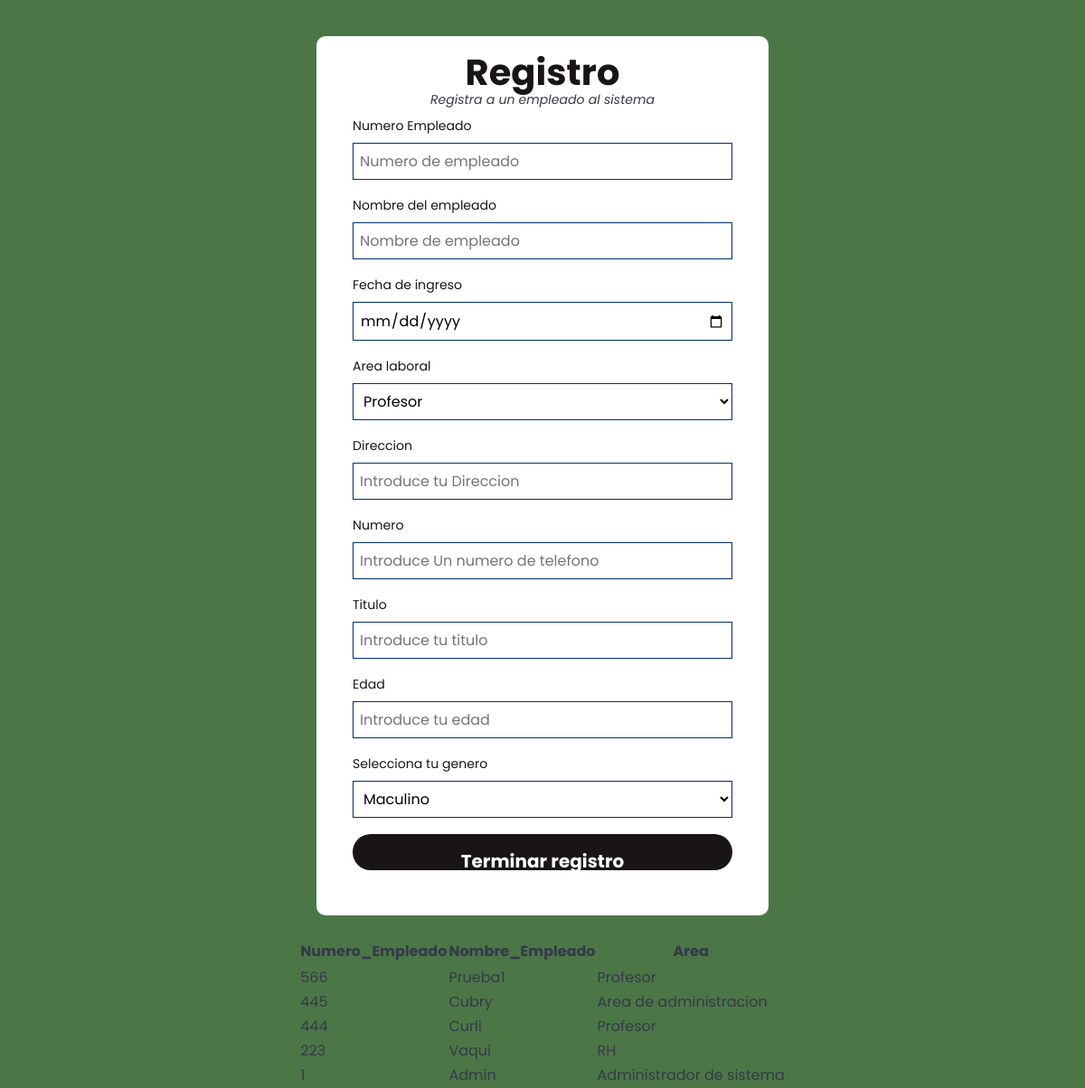
The app's page /adminPage.php, older data.
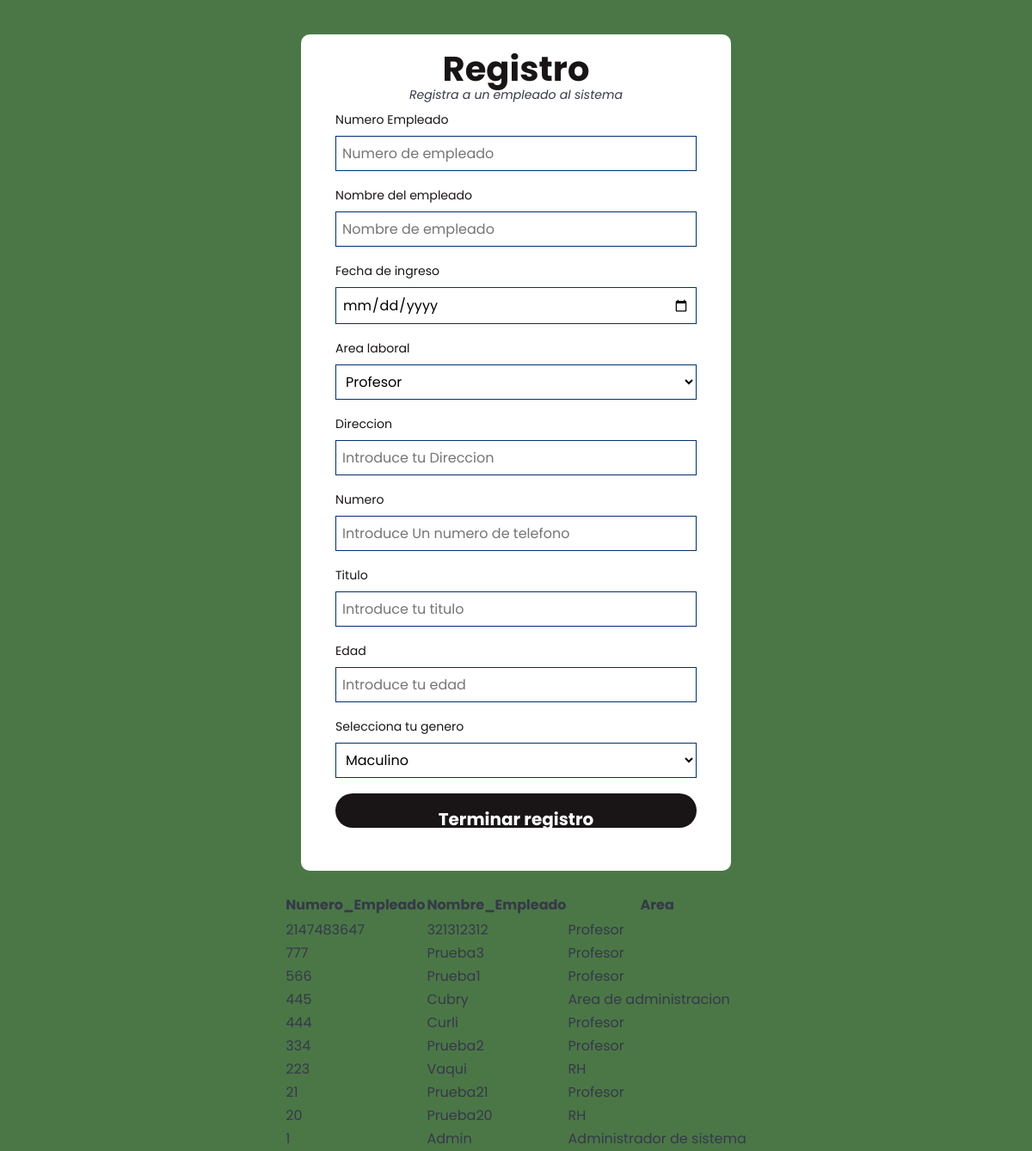
The same page, newer data.
### tables this page shows
CREATE TABLE `empleado` (
  `Numero_Empleado` int(20) NOT NULL,
  `Nombre_Empleado` varchar(30) NOT NULL,
  `Contraseña_Empleado` varchar(20) DEFAULT '',
  `Area` varchar(30) NOT NULL,
  `Edad` int(3) NOT NULL,
  `Genero` varchar(12) NOT NULL,
  `Titulo` varchar(50) NOT NULL,
  `Fecha_Ingreso` date NOT NULL DEFAULT current_timestamp(),
  `Direccion` varchar(200) NOT NULL,
  `Telefono` varchar(12) NOT NULL,
  `Discapacidad` varchar(50) NOT NULL DEFAULT 'N/A',
  `Estado` varchar(30) NOT NULL DEFAULT 'Activo',
  `Dias_Extras` int(2) NOT NULL DEFAULT 0,
  `Dias` int(2) NOT NULL DEFAULT 24
);

### adminPage.php (the view, shortened to what this page needs)
<html>
<head>
    <link rel="stylesheet" href="styleLogin.css">
    <link rel="stylesheet" href="styleencuesta.css">
</head>
<body>
    <div role="region" tabindex="0">
        <center>
        <table>
            <caption><br></caption>
            <thead>
                <tr>
                    <th>Numero_Empleado<br></th>
                    <th>Nombre_Empleado</th>
                    <th>Area<br></th>
                </tr>
            </thead>
            <tbody>
                <tr>
                <main>
        <header>
            <h1 id="title">Registro</h1>
            <p id="description">Registra a un empleado al sistema</p>
        </header>
        <form id="survey-form" method="post" action="adminPage.php">
            <div class="form-group">
                <label for="numero" id="email-label">Numero Empleado</label>
                <input type="text" name="numeroem" id="Direccion" placeholder="Numero de empleado">
            </div>
            <div class="form-group">
                <label for="name" id="email-label">Nombre del empleado</label>
                <input type="text" name="nombre" id="Direccion" placeholder="Nombre de empleado" required>
            </div>
            <div class="form-group">
                <label for="name" id="email-label">Fecha de ingreso</label>
                <input type="date" id="start" name="fecha" min="1950-12-31" max="2999-12-31" required />
            </div>
            <div class="form-group">
                <label for="occupation">Area laboral</label>
                <select name="area" id="dropdown">
                    <option value="Profesor" selected>Profesor</option>
                  </select>
            </div>
            <div class="form-group">
                <label for="name" id="email-label">Direccion</label>
                <input type="text" name="direccion" id="Direccion" placeholder="Introduce tu Direccion" required>
            </div>
            <div class="form-group">
                <label for="numero" id="email-label">Numero</label>
                <input type="text" name="numero" id="numero" placeholder="Introduce Un numero de telefono" required>
            </div>
            <div class="form-group">
                <label for="numero" id="email-label">Titulo</label>
                <input type="text" name="titulo" id="titulo" placeholder="Introduce tu titulo" required>
            </div>
            <div class="form-group">
                <label for="edad" id="number-label">Edad</label>
                <input type="number" name="edad" id="edad" min="1" max="99" placeholder="Introduce tu edad">
            </div>
            <div class="form-group">
                <label for="occupation">Selecciona tu genero</label>
                <select name="genero" id="dropdown">
                    <option value="masc">Maculino</option>
                </select>
            </div>
            <div class="form-group">
                <button id="submit" type="post">Terminar registro</button>
            </div>
        </form>
    </main>
                </tr>
<?php
require_once("conn.php");
$queryGAU = $conn->prepare("SELECT * from empleado Order by Numero_Empleado Desc");
$queryGAU->execute();
$resultGAU = $queryGAU->get_result();
while ($rowGAU = $resultGAU->fetch_assoc())
{
    $Numero_Empleado = $rowGAU['Numero_Empleado'];
    $Nombre_Empleado = $rowGAU['Nombre_Empleado'];
    $Area = $rowGAU['Area'];
    echo'
    <tr>
    <td> '.htmlspecialchars($Numero_Empleado).' </td>
    <td> '.htmlspecialchars($Nombre_Empleado).' </td>
    <td> '.htmlspecialchars($Area).' </td>
    </tr>
    ';
}
?>
</tbody>
        </table>
    </center>
        </div>
</body>
</html>

Row changes from the older to the newer data that the page shows:
added empleado: Numero_Empleado "2147483647", Nombre_Empleado "321312312", Area "Profesor"
added empleado: Numero_Empleado "777", Nombre_Empleado "Prueba3", Area "Profesor"
added empleado: Numero_Empleado "334", Nombre_Empleado "Prueba2", Area "Profesor"
added empleado: Numero_Empleado "21", Nombre_Empleado "Prueba21", Area "Profesor"
added empleado: Numero_Empleado "20", Nombre_Empleado "Prueba20", Area "RH"
